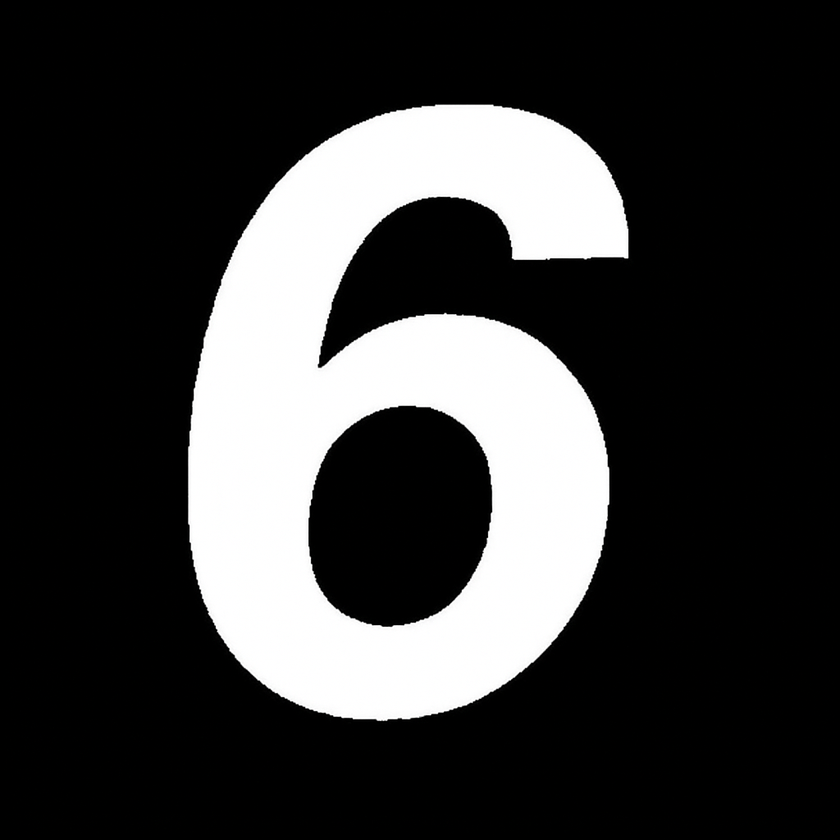
#> input picture ConvolutionImage.png, 840 x 840 px, shrunk from 1024 x 1024 before the run, found by its file name
$ jupyter execute Convolution.ipynb
#> lines starting #> are read from the running program, lines starting #| are printed output that depends on the picture; after the words box and inside, x2 and y2 are one past the last pixel; in counts of white or black regions, pixels touching at a corner belong together
[cell 1]
import numpy as np
import cv2
import matplotlib.pyplot as plt
from google.colab import files

def conv2d(input_matrix, kernel, stride, padding):
    """
    Performs a 2D convolution on an input matrix with a given kernel, stride, and padding.
    """
    input_height, input_width = input_matrix.shape
    kernel_height, kernel_width = kernel.shape

    # Calculate output dimensions
    output_height = (input_height + 2 * padding - kernel_height) // stride + 1
    output_width = (input_width + 2 * padding - kernel_width) // stride + 1

    # Pad the input matrix
    padded_matrix = np.pad(input_matrix, padding, mode='constant')

    # Initialize the output matrix
    output_matrix = np.zeros((output_height, output_width))

    # Perform convolution
    for i in range(output_height):
        for j in range(output_width):
            roi = padded_matrix[i * stride:i * stride + kernel_height, j * stride:j * stride + kernel_width]
            output_matrix[i, j] = np.sum(roi * kernel)

    return output_matrix

# Step 1: Upload Image
print("Please upload the image file:")
uploaded = files.upload()
#> the answer given: ConvolutionImage.png

# Step 2: Get the filename of the uploaded image
image_filename = list(uploaded.keys())[0]
image_path = f"/content/{image_filename}"

# Step 3: Load the image in grayscale
input_image = cv2.imread(image_path, cv2.IMREAD_GRAYSCALE)
#> input_image: shape (840, 840); min 0, max 255, mean 56.7

# Step 4: Check if the image was loaded correctly
if input_image is None:
    raise FileNotFoundError(f"Error: The image at {image_path} could not be loaded. Check the file path.")

# Step 5: Convert image to binary matrix (White=1, Black=-1)
input_matrix = np.where(input_image > 128, 1, -1)
#> input_matrix: shape (840, 840) int64; values -1 (black) and 1 (white), 22.3% white; 1 white region, box (x1, y1, x2, y2) and area: (188, 105, 628, 721) 157471

# Step 6: Create a 10x10 kernel with "C" pattern (Background=-1, 'C' = 1)
kernel = np.full((10, 10), -1)  # Initialize with -1 (Background)
kernel[1:-1, 1] = 1             # Left vertical line of "C"
kernel[1, 1:9] = 1              # Top horizontal line
kernel[8, 1:9] = 1              # Bottom horizontal line


print(kernel)
# Step 7: Get stride and padding from the user
stride = int(input("Enter stride: "))
#> the answer given: 3
padding = int(input("Enter padding: "))
#> the answer given: 3

# Step 8: Perform convolution
output_matrix = conv2d(input_matrix, kernel, stride, padding)
#> in conv2d, `padded_matrix = np.pad(input_matrix, padding, mode='constant')`:
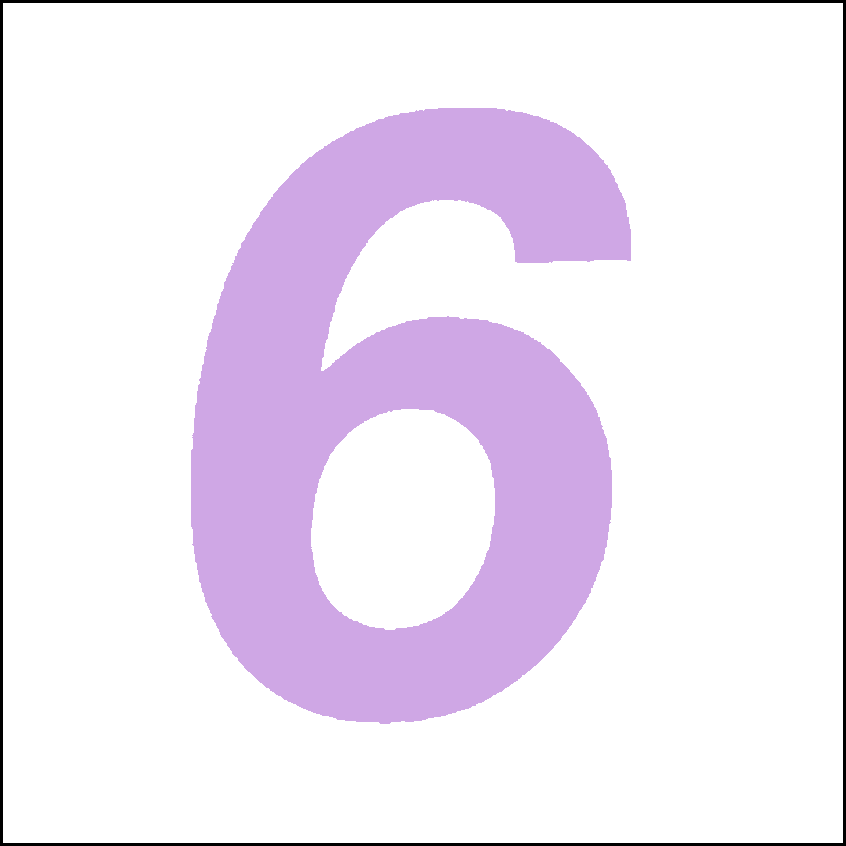
#> padded_matrix: shape (846, 846) int64; 3 distinct labels, from -1 to 1; one colour per label, 0 black, -1 white
#> after the loop in conv2d, `for i in range(output_height):`:
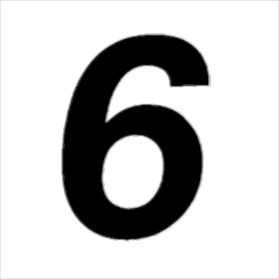
#> output_matrix: shape (279, 279) float64; min -56, max 56, mean 30.7; drawn with min black and max white

# Step 9: Normalize the output for display
output_normalized = (output_matrix - np.min(output_matrix)) / (np.max(output_matrix) - np.min(output_matrix)) * 255
output_normalized = output_normalized.astype(np.uint8) # Converted to an 8-bit unsigned integer

# Step 10: Show the original and convolved images
plt.figure(figsize=(10, 5))

plt.subplot(1, 2, 1)
plt.imshow(input_matrix, cmap='gray')
plt.title("Original Image Matrix")
plt.axis("off")

plt.subplot(1, 2, 2)
plt.imshow(output_normalized, cmap='gray')
plt.title("Convolved Image")
plt.axis("off")

plt.show()
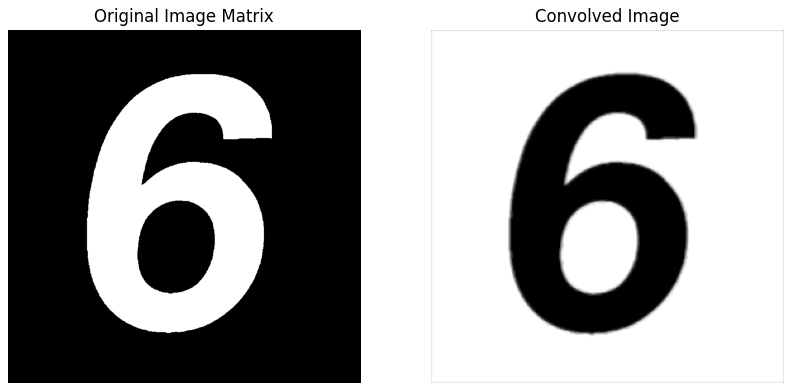
#> figure drawn by matplotlib, 2 panels
